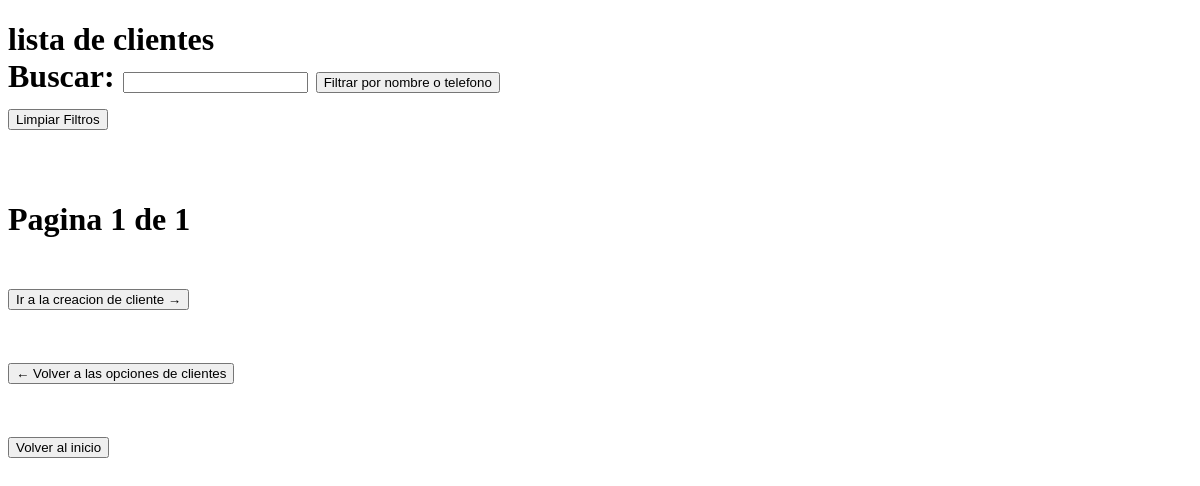
Before: /clientes/listar/ with the older database file.
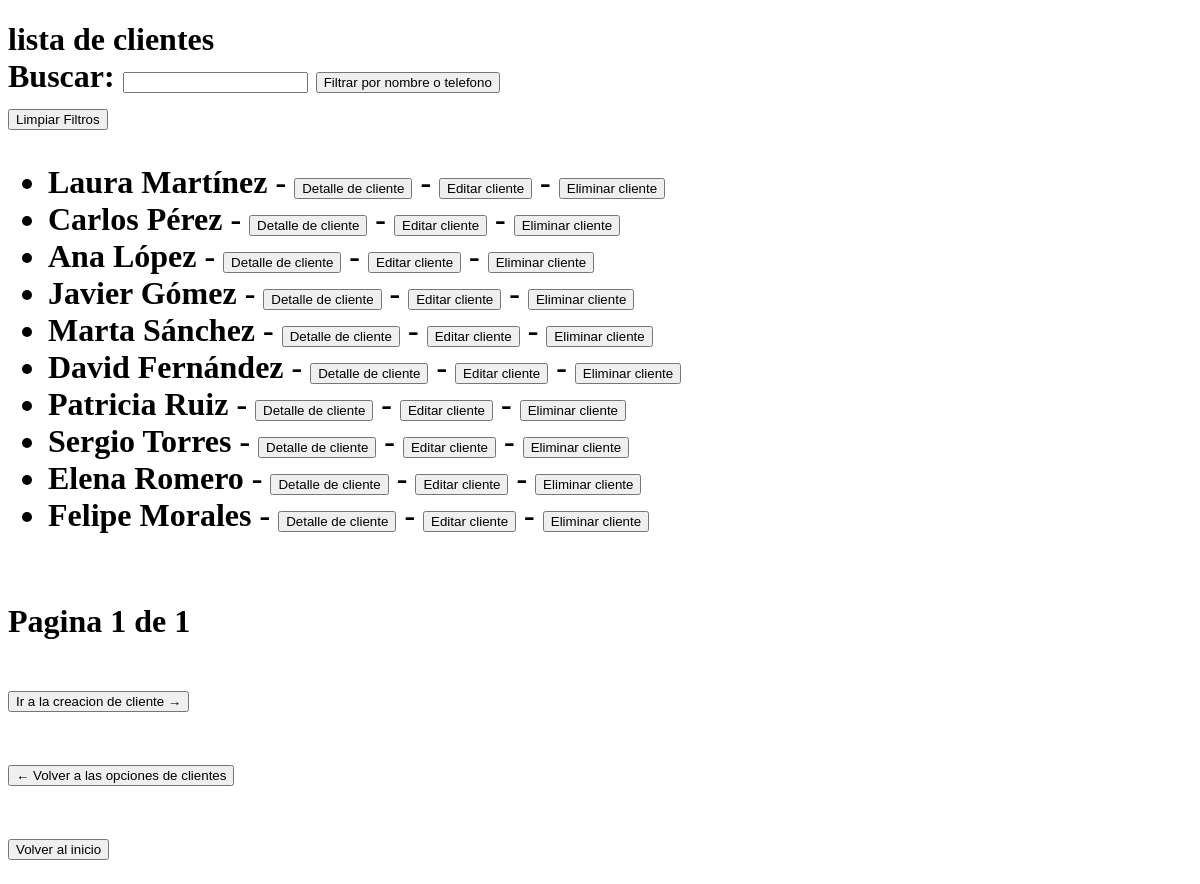
After: the same page with the newer database file.
### ventas/models.py (models this page shows, shortened)
class Cliente(models.Model):
    nombre = models.CharField(max_length=200)
    email = models.EmailField()
    telefono = models.CharField(max_length=15, help_text='Ingresar el telefono sin indicadores')
    direccion = models.CharField(max_length=300, help_text='La direccion debe ser copiada en formato completo por ej: calle 1 #1A22')

### ventas/views.py (the view)
# urls.py: path('clientes/listar/', listar_clientes, name='listar_clientes'),
def listar_clientes(request):
    clientes_list = Cliente.objects.all()
    query = request.GET.get('q')
    if query:
        clientes_list = clientes_list.filter(Q(nombre__icontains = query) | Q(telefono__icontains = query))
    paginator = Paginator(clientes_list, 10)
    page_number = request.GET.get('page')
    clientes = paginator.get_page(page_number)
    return render(request, 'clientes/listar_clientes.html', {'clientes': clientes})

### ventas/templates/clientes/listar_clientes.html (shortened to what this page needs)
<!DOCTYPE html>
<html lang="en">
<head>
</head>
<body>
  <h1>lista de clientes</h>
  <form method="get">
    Buscar: <input type="text" name="q">
    <button type="submit">Filtrar por nombre o telefono</button>
  </form>
  <a href="{% url 'listar_clientes' %}" class="button">
    <button type="submit">Limpiar Filtros</button>
  </a>
  <ul>
    {% for cliente in clientes %}
      <li>
        {{ cliente.nombre }} - <a href="{% url 'detalle_cliente'  cliente.pk %}"><Button> Detalle de cliente </Button></a> - <a href="{% url 'editar_cliente'  cliente.pk %}"><Button>Editar cliente </Button></a> - <a href="{% url 'eliminar_cliente'  cliente.pk %}"><Button>Eliminar cliente </Button></a>
      </li>
    {% endfor %}
  </ul>
  <br>
  <div>
      <span>Pagina {{ clientes.number }} de {{ clientes.paginator.num_pages }}</span>
  </div>
  <br>
  <a href="{% url 'agregar_clientes' %}">
    <button type="submit">
      Ir a la creacion de cliente →
    </button>
  </a>
  <br>
  <br>
  <a href="{% url 'clientes' %}">
    <button type="submit">
      ← Volver a las opciones de clientes
    </button>
  </a>
  <br>
  <br>
  <a href="{% url 'inicio' %}">
    <button type="submit">
      Volver al inicio
    </button>
  </a>
</body>
</html>

Changed rows visible on the page:
added Cliente: nombre "Laura Martínez"
added Cliente: nombre "Carlos Pérez"
added Cliente: nombre "Ana López"
added Cliente: nombre "Javier Gómez"
added Cliente: nombre "Marta Sánchez"
added Cliente: nombre "David Fernández"
added Cliente: nombre "Patricia Ruiz"
added Cliente: nombre "Sergio Torres"
added Cliente: nombre "Elena Romero"
added Cliente: nombre "Felipe Morales"
